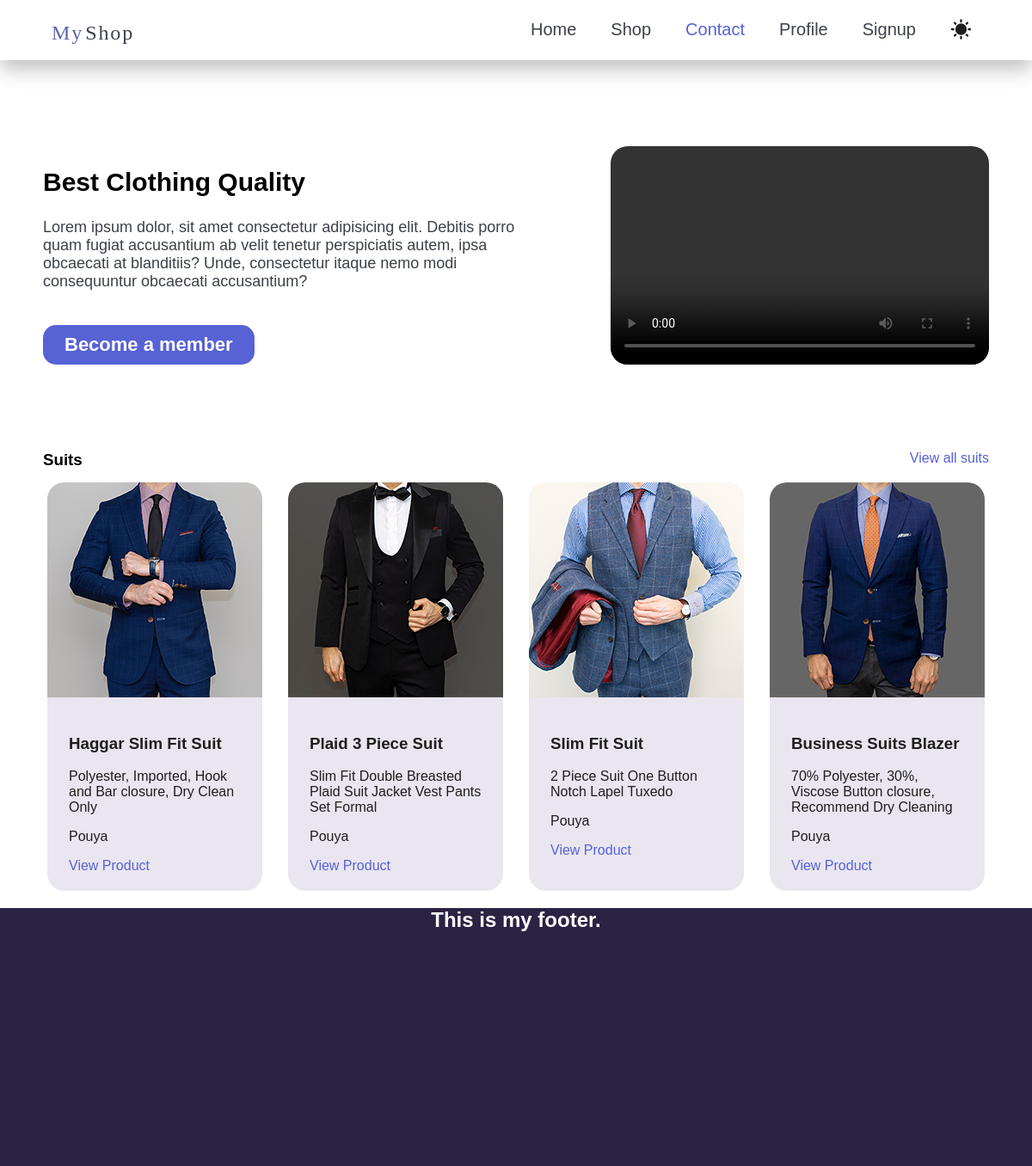
The page / on the database its author committed.
### products/models.py (models this page shows, shortened)
class Product(models.Model):
    title = models.CharField(max_length=70)
    description = models.TextField()
    category = models.ManyToManyField(Category)
    image = models.ImageField(blank=True, upload_to='product-img')
    brand = models.ForeignKey(Brand, on_delete=models.CASCADE, null=True, related_name='products')
    price = models.PositiveIntegerField()
    slug = models.SlugField(blank=True)
    is_bestseller = models.BooleanField(default=False)
    suggestions = models.ManyToManyField('self')

class Brand(models.Model):
    title = models.CharField(max_length=70)
    logo = models.ImageField()
    address = models.OneToOneField(Address, on_delete=models.CASCADE, null=True, blank=True)

### products/views.py (the view, shortened to what this page needs)
# urls.py: path('', views.IndexView.as_view(), name="home"),
class IndexView(View):
    def get(self, request):
        user = "pouya"
        products_numbs = 7
        products = Product.objects.all().order_by('id')[:4]
        return render(request, 'products/home.html', {
            "name": user,
            "products_numbs": products_numbs,
            "products": products,
        })

### products/templates/products/home.html (shortened to what this page needs)
{% extends 'base.html' %}
{% load static %}
{% block css %}{% static "products/style.css" %}{% endblock %}
 {% block body %}
    {% include 'includes/nav.html' %}
    <section id="intro">
      <div style="width: 50%">
        <h1>Best Clothing Quality</h1>
        <p>
          Lorem ipsum dolor, sit amet consectetur adipisicing elit. Debitis
          porro quam fugiat accusantium ab velit tenetur perspiciatis autem,
          ipsa obcaecati at blanditiis? Unde, consectetur itaque nemo modi
          consequuntur obcaecati accusantium?
        </p>
        <a onclick="hideNav()">Become a member</a>
      </div>
      <video controls>
        <source src="{% static 'products/vid/intro-video.mp4' %}" />
      </video>
    </section>
    <div class="product-nav">
      <h3>Suits</h3>
      <a href="{% url 'productcat' 'suits'%}">View all suits</a>
    </div>
    <main id="products-intro">
      {%for product in products%}
      <div class="product-card">
        <img src="{{product.image.url}}" class="product-img" />
        <div style="padding: 20px 25px">
          <h3>{{product.title}}</h3>
          <p>{{product.description}}</p>
          {% if product.brand %}
          <p>{{product.brand.title}}</p>
          {% endif %}
          <a href="{% url 'product-page' product.brand.title product.slug %}">View Product</a>
        </div>
      </div>
      {% endfor %}
    </main>
    <footer>
      <h2>This is my footer.</h2>
    </footer>
{% endblock %}

### products/static/products/style.css (style rules this page uses)
body { font-family: Arial, Helvetica, sans-serif; margin: 0; }
#intro { display: flex; width: 1100px; margin: 100px auto; justify-content: space-between; }
#intro h1 { font-size: 30px; }
#intro p { font-size: 18px; margin-bottom: 40px; color: #3c404a; }
#intro a { background-color: #5762d5; color: white; padding: 10px 25px; font-size: 22px; font-weight: bold; border-radius: 15px; transition-duration: 0.3s; display: block; width: fit-content; animation: slide-up 1s; }
video { width: 40%; border-radius: 20px; }
.product-nav { display: flex; justify-content: space-between; width: 1100px; margin: 15px auto; }
.product-nav h3 { margin: 0; }
.product-nav a, main a { color: #5762d5; text-decoration: none; transition-duration: 0.3s; }
#products-intro { display: flex; flex-wrap: wrap; justify-content: center; width: 1100px; margin: auto; gap: 30px 30px; }
.product-card { background-color: #e9e6f0; color: #1e1e1e; border-radius: 20px; width: 250px; }
.product-img { border-radius: 20px 20px 0 0; transition-duration: 0.3s; }
footer { background-color: #2b2343; height: 300px; width: 100%; color: white; text-align: center; }

### rows shown on the page
Product: image (picture), title "Haggar Slim Fit Suit", description "Polyester, Imported, Hook and Bar closure, Dry Clean Only", brand "Pouya"
Product: image (picture), title "Plaid 3 Piece Suit", description "Slim Fit Double Breasted Plaid Suit Jacket Vest Pants Set Formal", brand "Pouya"
Product: image (picture), title "Slim Fit Suit", description "2 Piece Suit One Button Notch Lapel Tuxedo", brand "Pouya"
Product: image (picture), title "Business Suits Blazer", description "70% Polyester, 30%, Viscose Button closure, Recommend Dry Cleaning", brand "Pouya"
